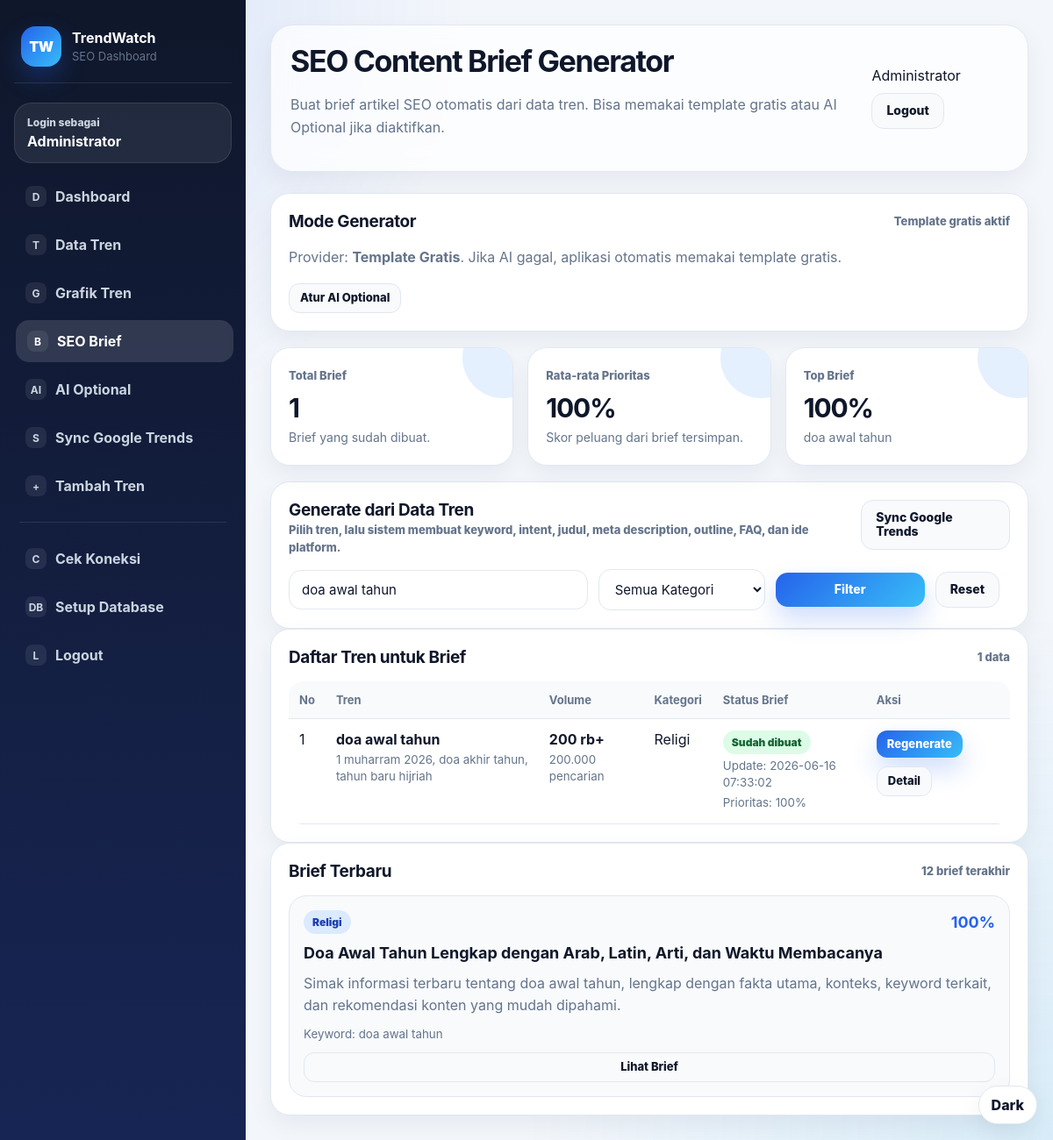
Screenshot of /admin/content_briefs.php?keyword=doa awal tahun (signed in) with the database file from the repository.
### tables this page shows
CREATE TABLE content_briefs (
        id INTEGER PRIMARY KEY AUTOINCREMENT,
        trend_id INTEGER NOT NULL,
        main_keyword TEXT NOT NULL,
        secondary_keywords TEXT,
        search_intent TEXT,
        target_audience TEXT,
        recommended_format TEXT,
        title_options TEXT,
        selected_title TEXT,
        meta_description TEXT,
        content_angle TEXT,
        outline TEXT,
        intro_hook TEXT,
        faq_items TEXT,
        platform_ideas TEXT,
        word_count INTEGER DEFAULT 1000,
        priority_score INTEGER DEFAULT 0,
        created_at DATETIME DEFAULT CURRENT_TIMESTAMP,
        updated_at DATETIME DEFAULT CURRENT_TIMESTAMP, generator_source TEXT DEFAULT 'template', ai_provider TEXT, ai_status TEXT, ai_message TEXT,
        FOREIGN KEY (trend_id) REFERENCES trends(id) ON DELETE CASCADE
    );

CREATE TABLE trends (
        id INTEGER PRIMARY KEY AUTOINCREMENT,
        trend_name TEXT NOT NULL,
        search_volume INTEGER DEFAULT 0,
        volume_text TEXT,
        started_text TEXT,
        status TEXT DEFAULT 'Aktif',
        category TEXT DEFAULT 'Umum',
        related_keywords TEXT,
        seo_score INTEGER DEFAULT 0,
        content_angle TEXT,
        created_at DATETIME DEFAULT CURRENT_TIMESTAMP
    , source TEXT DEFAULT 'manual', source_url TEXT, external_id TEXT, last_synced_at DATETIME);

### config/auth.php (called while the page is built, shortened)
<?php
require_once __DIR__ . '/app.php';
function current_admin_name(): string
{
    return $_SESSION['admin_name'] ?? 'Admin';
}

### config/app.php (called while the page is built, shortened)
<?php
function app_base_url(): string
{
    $docRoot = isset($_SERVER['DOCUMENT_ROOT']) ? realpath($_SERVER['DOCUMENT_ROOT']) : false;
    $appRoot = APP_ROOT ? realpath(APP_ROOT) : false;
    if ($docRoot && $appRoot && substr($appRoot, 0, strlen($docRoot)) === $docRoot) {
        $relative = str_replace('\\', '/', substr($appRoot, strlen($docRoot)));
        $relative = '/' . trim($relative, '/');
        return $relative === '/' ? '' : $relative;
    }
    return '';
}
function url(string $path = ''): string
{
    $base = app_base_url();
    $path = trim($path, '/');
    return $path === '' ? ($base ?: '/') : $base . '/' . $path;
}
function e(?string $value): string
{
    return htmlspecialchars((string) $value, ENT_QUOTES, 'UTF-8');
}

### includes/ai_content_generator.php (called while the page is built, shortened)
<?php
function ai_default_settings(): array
{
    return [
        'ai_enabled' => '0',
        'ai_provider' => 'template',
        'ai_api_key' => '',
        'ai_model' => 'gemini-1.5-flash',
        'ai_endpoint' => '',
        'ai_temperature' => '0.7',
    ];
}
function ai_get_settings(PDO $pdo): array
{
    $settings = ai_default_settings();
    try {
        $rows = $pdo->query('SELECT setting_key, setting_value FROM app_settings')->fetchAll();
        foreach ($rows as $row) {
            if (array_key_exists($row['setting_key'], $settings)) {
                $settings[$row['setting_key']] = (string) ($row['setting_value'] ?? '');
            }
        }
    } catch (PDOException $e) {
    }
    return $settings;
}
function ai_provider_label(string $provider): string
{
    $labels = [
        'gemini' => 'Gemini API',
        'openai' => 'OpenAI API',
        'openrouter' => 'OpenRouter',
        'ollama' => 'Ollama Lokal',
        'custom' => 'Custom OpenAI-Compatible',
        'template' => 'Template Gratis',
    ];
    return $labels[$provider] ?? 'Template Gratis';
}

### admin/content_briefs.php (the view, shortened to what this page needs)
<?php
require_once __DIR__ . '/../config/database.php';
require_once __DIR__ . '/../config/auth.php';
require_once __DIR__ . '/../includes/ai_content_generator.php';
$aiSettings = ai_get_settings($pdo);
$keyword = trim($_GET['keyword'] ?? '');
$sql = "SELECT t.*, cb.id AS brief_id, cb.selected_title, cb.priority_score, cb.updated_at AS brief_updated_at
        FROM trends t
        LEFT JOIN content_briefs cb ON cb.trend_id = t.id
        WHERE 1=1";
$params = [];
if ($keyword !== '') {
    $sql .= ' AND (t.trend_name LIKE :keyword OR t.related_keywords LIKE :keyword OR cb.selected_title LIKE :keyword)';
    $params[':keyword'] = '%' . $keyword . '%';
}
$sql .= ' ORDER BY t.search_volume DESC, t.created_at DESC';
$stmt = $pdo->prepare($sql);
$stmt->execute($params);
$trends = $stmt->fetchAll();
$briefs = $pdo->query("SELECT cb.*, t.trend_name, t.category, t.search_volume, t.volume_text
    FROM content_briefs cb
    JOIN trends t ON t.id = cb.trend_id
    ORDER BY cb.updated_at DESC
    LIMIT 12")->fetchAll();
$totalBriefs = (int) $pdo->query('SELECT COUNT(*) FROM content_briefs')->fetchColumn();
$avgPriority = (int) round((float) ($pdo->query('SELECT AVG(priority_score) FROM content_briefs')->fetchColumn() ?: 0));
$topBrief = $pdo->query("SELECT cb.selected_title, cb.priority_score, t.trend_name
    FROM content_briefs cb
    JOIN trends t ON t.id = cb.trend_id
    ORDER BY cb.priority_score DESC, cb.updated_at DESC
    LIMIT 1")->fetch();
require_once __DIR__ . '/../includes/header.php';
require_once __DIR__ . '/../includes/sidebar.php';
?>
<main class="main-content">
    <header class="topbar">
        <div>
            <h1>SEO Content Brief Generator</h1>
            <p>Buat brief artikel SEO otomatis dari data tren. Bisa memakai template gratis atau AI Optional jika diaktifkan.</p>
        </div>
        <div class="admin-profile">
            <span><?= e(current_admin_name()) ?></span>
            <a href="<?= e(url('auth/logout.php')) ?>" class="btn btn-secondary">Logout</a>
        </div>
    </header>
    <section class="panel compact-panel">
        <div class="panel-header">
            <h2>Mode Generator</h2>
            <span><?= ($aiSettings['ai_enabled'] ?? '0') === '1' && ($aiSettings['ai_provider'] ?? 'template') !== 'template' ? 'AI Optional aktif' : 'Template gratis aktif' ?></span>
        </div>
        <p class="muted-text">Provider: <strong><?= e(ai_provider_label($aiSettings['ai_provider'] ?? 'template')) ?></strong>. Jika AI gagal, aplikasi otomatis memakai template gratis.</p>
        <a href="<?= e(url('admin/ai_settings.php')) ?>" class="btn btn-secondary small">Atur AI Optional</a>
    </section>
    <section class="stats-grid">
        <div class="stat-card">
            <span>Total Brief</span>
            <strong><?= number_format($totalBriefs, 0, ',', '.') ?></strong>
            <p>Brief yang sudah dibuat.</p>
        </div>
        <div class="stat-card">
            <span>Rata-rata Prioritas</span>
            <strong><?= $avgPriority ?>%</strong>
            <p>Skor peluang dari brief tersimpan.</p>
        </div>
        <div class="stat-card">
            <span>Top Brief</span>
            <strong><?= $topBrief ? (int) $topBrief['priority_score'] . '%' : '0%' ?></strong>
            <p><?= $topBrief ? e($topBrief['trend_name']) : 'Belum ada brief.' ?></p>
        </div>
    </section>
    <section class="panel">
        <div class="panel-header with-actions">
            <div>
                <h2>Generate dari Data Tren</h2>
                <span>Pilih tren, lalu sistem membuat keyword, intent, judul, meta description, outline, FAQ, dan ide platform.</span>
            </div>
            <a href="<?= e(url('admin/sync_google_trends.php')) ?>" class="btn btn-secondary">Sync Google Trends</a>
        </div>
        <form class="filter-form wide" method="get" action="">
            <input type="text" name="keyword" value="<?= e($keyword) ?>" placeholder="Cari tren, keyword, atau judul brief">
            <select name="category">
                <option value="">Semua Kategori</option>
            </select>
            <button type="submit" class="btn btn-primary">Filter</button>
            <a href="<?= e(url('admin/content_briefs.php')) ?>" class="btn btn-secondary">Reset</a>
        </form>
    </section>
    <section class="panel">
        <div class="panel-header">
            <h2>Daftar Tren untuk Brief</h2>
            <span><?= count($trends) ?> data</span>
        </div>
        <div class="table-responsive">
            <table class="data-table">
                <thead>
                    <tr>
                        <th>No</th>
                        <th>Tren</th>
                        <th>Volume</th>
                        <th>Kategori</th>
                        <th>Status Brief</th>
                        <th>Aksi</th>
                    </tr>
                </thead>
                <tbody>
                    <?php foreach ($trends as $index => $trend): ?>
                        <tr>
                            <td><?= $index + 1 ?></td>
                            <td>
                                <strong><?= e($trend['trend_name']) ?></strong>
                                <small><?= e($trend['related_keywords']) ?></small>
                            </td>
                            <td>
                                <strong><?= e($trend['volume_text']) ?></strong>
                                <small><?= number_format((int) $trend['search_volume'], 0, ',', '.') ?> pencarian</small>
                            </td>
                            <td><?= e($trend['category']) ?></td>
                            <td>
                                <?php if ($trend['brief_id']): ?>
                                    <span class="badge success">Sudah dibuat</span>
                                    <small>Update: <?= e($trend['brief_updated_at']) ?></small>
                                    <small>Prioritas: <?= (int) $trend['priority_score'] ?>%</small>
                                <?php else: ?>
                                    <span class="badge warning">Belum dibuat</span>
                                <?php endif; ?>
                            </td>
                            <td>
                                <div class="action-group">
                                    <form method="post" action="" class="inline-form">
                                        <button type="submit" class="btn btn-primary small"><?= $trend['brief_id'] ? 'Regenerate' : 'Generate' ?></button>
                                    </form>
                                    <?php if ($trend['brief_id']): ?>
                                        <a href="<?= e(url('admin/content_brief_detail.php?id=' . $trend['brief_id'])) ?>" class="btn btn-secondary small">Detail</a>
                                    <?php endif; ?>
                                </div>
                            </td>
                        </tr>
                    <?php endforeach; ?>
                </tbody>
            </table>
        </div>
    </section>
    <section class="panel">
        <div class="panel-header">
            <h2>Brief Terbaru</h2>
            <span>12 brief terakhir</span>
        </div>
        <div class="brief-grid">
            <?php foreach ($briefs as $brief): ?>
                <article class="brief-card">
                    <div class="brief-card-top">
                        <span class="badge info"><?= e($brief['category']) ?></span>
                        <strong><?= (int) $brief['priority_score'] ?>%</strong>
                    </div>
                    <h3><?= e($brief['selected_title']) ?></h3>
                    <p><?= e($brief['meta_description']) ?></p>
                    <small>Keyword: <?= e($brief['main_keyword']) ?></small>
                    <a href="<?= e(url('admin/content_brief_detail.php?id=' . $brief['id'])) ?>" class="btn btn-secondary small">Lihat Brief</a>
                </article>
            <?php endforeach; ?>
        </div>
    </section>
</main>
<?php require_once __DIR__ . '/../includes/footer.php'; ?>

### rows the page displays
content_briefs: priority_score "100", trend.trend_name "doa awal tahun", keyword "doa awal tahun", trend.related_keywords "1 muharram 2026, doa akhir tahun, tahun baru hijriah", trend.volume_text "200 rb+", trend.search_volume "200.000", trend.category "Religi", updated_at "2026-06-16 07:33:02", shows "Regenerate", selected_title "Doa Awal Tahun Lengkap dengan Arab, Latin, Arti, dan Waktu Membacanya", meta_description "Simak informasi terbaru tentang doa awal tahun, lengkap dengan fakta utama, konteks, keyword terkait, dan rekomendasi konten yang mudah dipahami.", main_keyword "doa awal tahun"

### other values shown
current_admin_name() "Administrator"
ai_provider_label($aiSettings['ai_provider'] ?? 'template') "Template Gratis"
$totalBriefs "1"
$avgPriority "100"
count($trends) "1"
